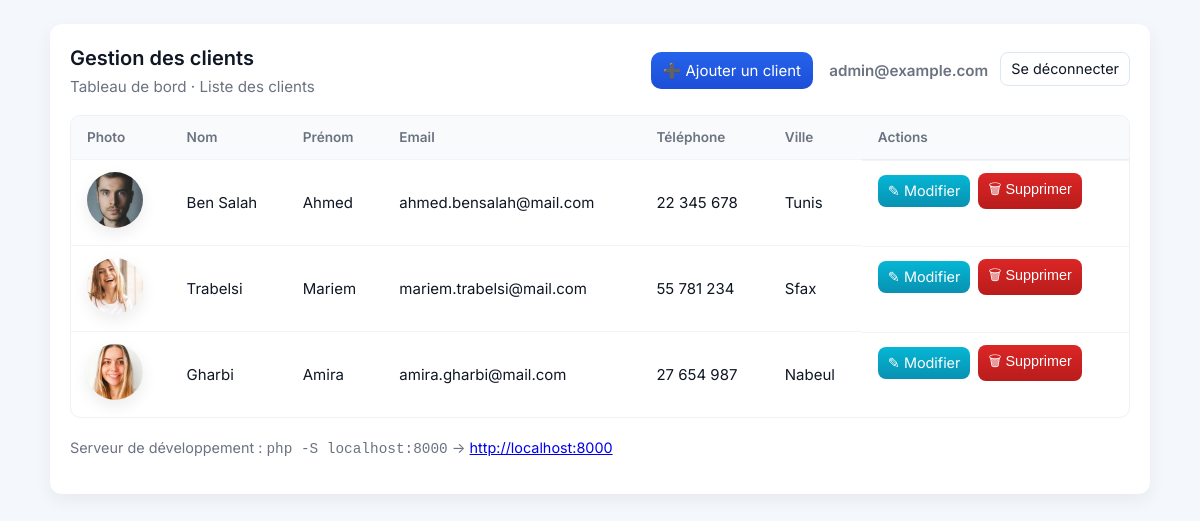
The page / (signed in) on the database its author committed.
### tables this page shows
CREATE TABLE clients (
            id INTEGER PRIMARY KEY AUTOINCREMENT,
            nom TEXT NOT NULL,
            prenom TEXT NOT NULL,
            email TEXT NOT NULL,
            tel TEXT,
            ville TEXT,
            image TEXT
        );

### db.php (called while the page is built, shortened)
<?php
function e($str) {
    return htmlspecialchars($str, ENT_QUOTES, 'UTF-8');
}
?>

### index.php (the view, shortened to what this page needs)
<?php
require_once __DIR__ . '/db.php';
$stmt = $pdo->query('SELECT * FROM clients ORDER BY id DESC');
$clients = $stmt->fetchAll(PDO::FETCH_ASSOC);
?>
<!doctype html>
<html lang="fr">
<head>
    <link rel="stylesheet" href="style.css">
</head>
<body>
    <div class="container">
        <header class="topbar" role="banner">
            <div class="topbar-left">
                <h1>Gestion des clients</h1>
                <p class="muted">Tableau de bord · Liste des clients</p>
            </div>
            <div class="topbar-right">
                <a class="btn primary" href="create.php" aria-label="Ajouter un client">➕ Ajouter un client</a>
                <?php if (isset($_SESSION['user_email'])): ?>
                    <div class="user-area" style="display:inline-flex;gap:12px;align-items:center;margin-left:12px">
                        <span class="muted" style="font-weight:600"><?php echo e($_SESSION['user_email']); ?></span>
                        <a class="btn secondary small" href="logout.php">Se déconnecter</a>
                    </div>
                <?php endif; ?>
            </div>
        </header>
        <?php if (count($clients) === 0): ?>
            <div class="empty-state" role="region" aria-label="Aucun client">
                <p>Aucun client trouvé.</p>
                <a class="btn primary" href="create.php">+ Ajouter votre premier client</a>
            </div>
        <?php else: ?>
            <div class="data-area">
                <div class="table-wrap">
                    <table class="clients-table" role="table" aria-label="Liste des clients">
                        <thead>
                            <tr>
                                <th scope="col">Photo</th>
                                <th scope="col">Nom</th>
                                <th scope="col">Prénom</th>
                                <th scope="col">Email</th>
                                <th scope="col">Téléphone</th>
                                <th scope="col">Ville</th>
                                <th scope="col">Actions</th>
                            </tr>
                        </thead>
                        <tbody>
                        <?php foreach ($clients as $client): ?>
                            <tr>
                                <td class="avatar">
                                    <?php if (!empty($client['image']) && file_exists(__DIR__ . '/uploads/' . $client['image'])): ?>
                                        <img src="uploads/<?php echo e($client['image']); ?>" alt="<?php echo e($client['prenom'] . ' ' . $client['nom']); ?>">
                                    <?php else: ?>
                                        <div class="placeholder-avatar"><?php echo strtoupper(substr($client['prenom'], 0, 1) . substr($client['nom'], 0, 1)); ?></div>
                                    <?php endif; ?>
                                </td>
                                <td><?php echo e($client['nom']); ?></td>
                                <td><?php echo e($client['prenom']); ?></td>
                                <td><?php echo e($client['email']); ?></td>
                                <td><?php echo e($client['tel']); ?></td>
                                <td><?php echo e($client['ville']); ?></td>
                                <td class="actions">
                                    <a class="btn edit small" href="edit.php?id=<?php echo $client['id']; ?>" aria-label="Modifier <?php echo e($client['prenom'] . ' ' . $client['nom']); ?>">✎ Modifier</a>
                                    <form method="post" action="delete.php" onsubmit="return confirm('Supprimer ce client ?');" style="display:inline-block; margin:0;">
                                        <button class="btn danger small" type="submit" aria-label="Supprimer <?php echo e($client['prenom'] . ' ' . $client['nom']); ?>">🗑 Supprimer</button>
                                    </form>
                                </td>
                            </tr>
                        <?php endforeach; ?>
                        </tbody>
                    </table>
                </div>
            </div>
        <?php endif; ?>
        <footer>
            <p>Serveur de développement : <code>php -S localhost:8000</code> → <a href="http://localhost:8000">http://localhost:8000</a></p>
        </footer>
    </div>
</body>
</html>

### style.css (style rules this page uses)
:root { --bg:#f4f7fb; --card:#ffffff; --muted:#6b7280; --text:#0f1724; --primary:#2563eb; --primary-600:#1d4ed8; --danger:#dc2626; --success:#16a34a; --surface-shadow: 0 6px 18px rgba(12, 18, 31, 0.06); }
* { box-sizing:border-box }
html,body { height:100% }
body { margin:0; background:var(--bg); color:var(--text); -webkit-font-smoothing:antialiased; -moz-osx-font-smoothing:grayscale; font-family: 'Inter', ui-sans-serif, system-ui, -apple-system, 'Segoe UI', Roboto, 'Helvetica Neue', Arial; font-size:15px; line-height:1.4; padding:24px; }
.container { max-width:1100px; margin:0 auto; background:var(--card); padding:20px; border-radius:12px; box-shadow:var(--surface-shadow); }
.topbar { display:flex;align-items:center;justify-content:space-between;margin-bottom:18px;gap:12px }
.topbar-left h1 { margin:0;font-size:1.25rem;font-weight:600 }
.muted { color:var(--muted);font-size:0.95rem;margin:4px 0 0 }
.btn { display:inline-flex;align-items:center;gap:8px;padding:8px 12px;border-radius:10px;text-decoration:none;color:#fff;border:none;background:var(--primary);cursor:pointer;transition:transform .12s ease, box-shadow .12s ease }
.btn.small { padding:6px 10px;font-size:0.9rem;border-radius:8px }
.btn.primary { background:linear-gradient(180deg,var(--primary),var(--primary-600)) }
.btn.edit { background:linear-gradient(180deg,#06b6d4,#0891b2) }
.btn.danger, .btn.danger.small { background:linear-gradient(180deg,var(--danger),#b91c1c) }
.btn.secondary { background:transparent;color:var(--text);border:1px solid #dbe7f6;box-shadow:none }
.table-wrap { overflow:auto;border-radius:10px;border:1px solid #eef2f7 }
.clients-table { width:100%;border-collapse:collapse;min-width:700px }
.clients-table thead { background:#f8fafc;border-bottom:1px solid #e6eef6 }
.clients-table th { padding:12px 16px;text-align:left;color:var(--muted);font-weight:600;font-size:0.85rem }
.clients-table td { padding:12px 16px;border-top:1px solid #f1f5f9;vertical-align:middle }
.clients-table tr { transition:background .12s ease }
.actions { display:flex;gap:8px;align-items:center }
.avatar img { width:56px;height:56px;object-fit:cover;border-radius:50%;box-shadow:0 6px 16px rgba(2,6,23,0.08) }
footer { margin-top:20px;font-size:0.9rem;color:var(--muted) }
.muted { color:var(--muted) }
a.btn, button.btn { display:inline-flex }

### rows shown on the page
clients: image (picture), nom "Ben Salah", prenom "Ahmed", email "ahmed.bensalah@mail.com", tel "22 345 678", ville "Tunis"
clients: image (picture), nom "Trabelsi", prenom "Mariem", email "mariem.trabelsi@mail.com", tel "55 781 234", ville "Sfax"
clients: image (picture), nom "Gharbi", prenom "Amira", email "amira.gharbi@mail.com", tel "27 654 987", ville "Nabeul"

### other values the page prints
$_SESSION['user_email'] "admin@example.com"
